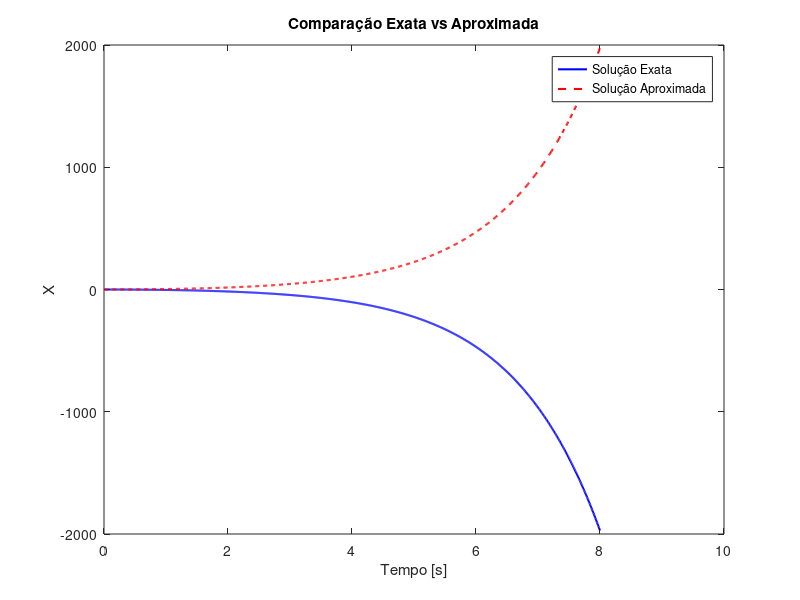
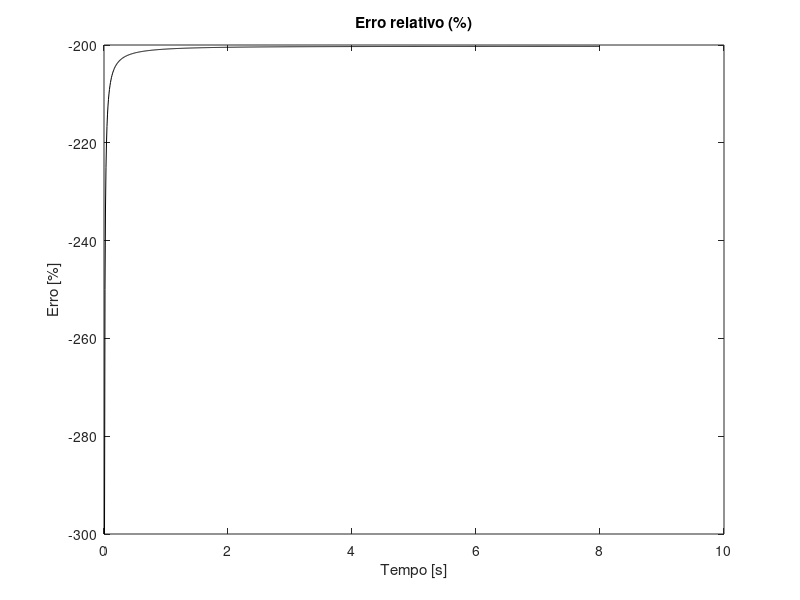
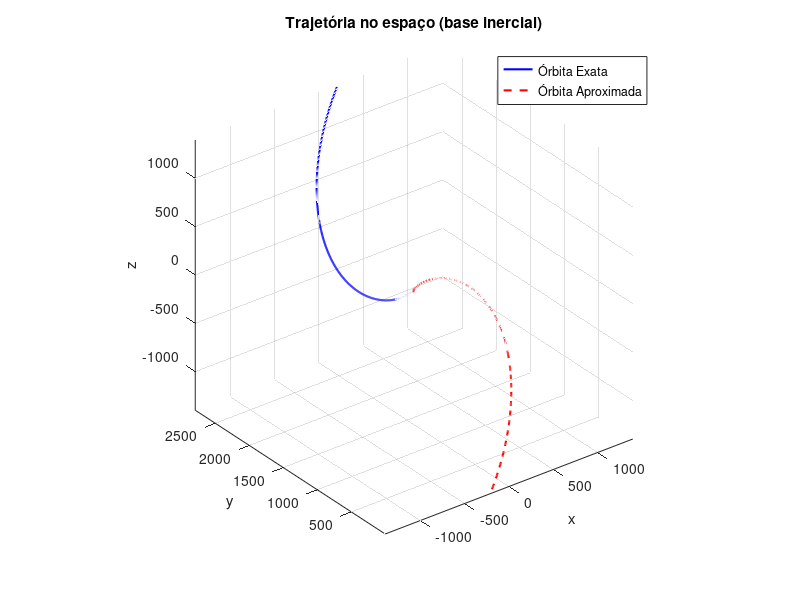

The MATLAB script that drew these images, in order:
%O programa a seguir é uma modelagem do exemplo 8 do livro do Ilmar F.
%Santos, "Dinamica de Sistemas Mecanicos". Ele descreve uma particula deslizando atraves de um cano rotativo
%em um dos eixos e sem atrito

clc; clear all; close all

% ==== Parâmetros do modelo ====
w = 1.0;            % rad/s
teta2 = pi/4;       % rad
g = 9.81;            % m/s^2
h = 1400.0;         % m

% ==== Dados da integração ====
t0 = 0.0;           % tempo inicial [s]
tf = 8.0;           % tempo final [s]
npt = 1000;         % número de pontos
deltat = (tf - t0)/npt;   % passo de integração

% ==== Condições iniciais ====
t = t0;
teta1 = 0.0;
X_aprox = 0.0;
Xp_aprox = 0.0;

% ==== Vetores para armazenar resultados ====
tempo = zeros(1, npt);
X_exato_v = zeros(1, npt);
X_aprox_v = zeros(1, npt);
erro_v = zeros(1, npt);

% Orbitas (exata e aproximada)
r_oa_x_exato = zeros(1, npt);
r_oa_y_exato = zeros(1, npt);
r_oa_z_exato = zeros(1, npt);

r_oa_x_aprox = zeros(1, npt);
r_oa_y_aprox = zeros(1, npt);
r_oa_z_aprox = zeros(1, npt);

% ==== Loop de integração numérica ====
for n = 1:npt
    t = t + deltat;
    teta1 = teta1 + w*deltat;

    % ---- Solução Exata ----
    X_exato = -(g*sin(teta2)/(w^2*cos(teta2)^2)) * ...
        ( (exp(w*cos(teta2)*t) + exp(-w*cos(teta2)*t))/2 - 1 );

    % Coordenadas exatas
    r_oa_x_exato(n) = X_exato * cos(teta1) * cos(teta2);
    r_oa_y_exato(n) = -X_exato * sin(teta2) + h;
    r_oa_z_exato(n) = -X_exato * sin(teta1) * cos(teta2);

    % ---- Equação diferencial ----
    Xpp = g*sin(teta2) + w^2*cos(teta2)^2 * X_aprox;

    % ---- Aproximação por Taylor ----
    Xp_aprox = Xp_aprox + Xpp*deltat;
    X_aprox = X_aprox + Xp_aprox*deltat;

    % Coordenadas aproximadas
    r_oa_x_aprox(n) = X_aprox * cos(teta1) * cos(teta2);
    r_oa_y_aprox(n) = -X_aprox * sin(teta2) + h;
    r_oa_z_aprox(n) = -X_aprox * sin(teta1) * cos(teta2);

    % ---- Erro relativo ----
    erro = (X_aprox - X_exato)/X_exato * 100.0;

    % ---- Armazenar valores ----
    tempo(n) = t;
    X_exato_v(n) = X_exato;
    X_aprox_v(n) = X_aprox;
    erro_v(n) = erro;
end

% ==== Gráfico comparativo X(t) ====
figure;
plot(tempo, X_exato_v, 'b-', 'LineWidth', 1.5); hold on;
plot(tempo, X_aprox_v, 'r--', 'LineWidth', 1.5);
xlabel('Tempo [s]');
ylabel('X');
legend('Solução Exata','Solução Aproximada');
title('Comparação Exata vs Aproximada');

% ==== Gráfico do erro ====
figure;
plot(tempo, erro_v, 'k-');
xlabel('Tempo [s]');
ylabel('Erro [%]');
title('Erro relativo (%)');

% ==== Gráfico da órbita (exata vs aproximada) ====
figure;
plot3(r_oa_x_exato, r_oa_y_exato, r_oa_z_exato, 'b-', 'LineWidth', 1.5); hold on;
plot3(r_oa_x_aprox, r_oa_y_aprox, r_oa_z_aprox, 'r--', 'LineWidth', 1.5);
xlabel('x'); ylabel('y'); zlabel('z');
legend('Órbita Exata','Órbita Aproximada');
title('Trajetória no espaço (base inercial)');
grid on; axis equal;
